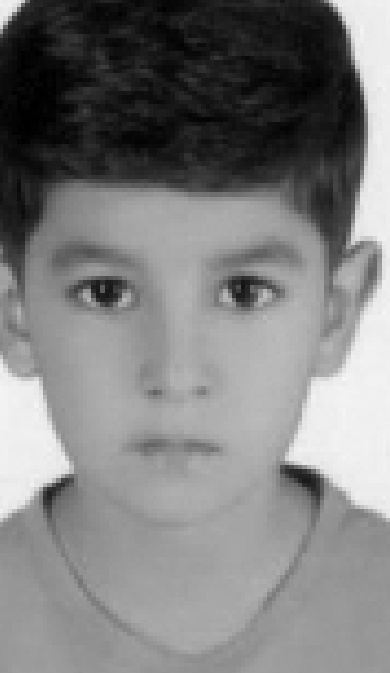
#> input picture Campaigns/minab/splitted_photos/2ezZa_Habashia_38.jpg, 390 x 673 px; its folder holds only this picture in this run
$ python generate_final_v1.py
#> lines starting #> are read from the running program, lines starting #| are printed output that depends on the picture
#!/usr/bin/env python3
"""
Final Video V2 — Polished grid video + Suno vocals + beat mix.

Creates the final 1080x1080 MP4:
1. 3×3 grid with children's faces + names overlaid
2. Suno vocal track as primary audio
3. Our synthesized beat mixed underneath at low volume for depth
4. Karaoke lyrics (synced to actual Suno track), beat pulse effects
"""

import math
import re
import subprocess
from pathlib import Path
from PIL import Image, ImageDraw, ImageFont, ImageFilter

# --- Configuration ---
VIDEO_SIZE = (1080, 1080)
FPS = 30
BPM = 85
BEAT_DURATION = 60.0 / BPM

# Duration matches the Suno track
TOTAL_DURATION = 197.2
TOTAL_FRAMES = int(TOTAL_DURATION * FPS)

PHOTO_DIR = Path(__file__).parent / "splitted_photos"
VOCAL_FILE = Path(__file__).parent / "music" / "100 Faces of Peace — Rap Lyrics.mp3"
BEAT_FILE = Path(__file__).parent / "music" / "100_faces_beat.wav"
OUTPUT_DIR = Path(__file__).parent / "music"

FONT_BOLD = "/System/Library/Fonts/Supplemental/Arial Bold.ttf"
FONT_REGULAR = "/System/Library/Fonts/Helvetica.ttc"

BG_COLOR = (8, 8, 16)
GOLD = (232, 190, 92)
GOLD_DIM = (180, 148, 72)
WHITE = (255, 255, 255)
DIM = (130, 130, 145)
LYRIC_BG = (8, 8, 16)

# Grid layout
GRID_COLS = 3
GRID_ROWS = 3
GRID_GAP = 4
GRID_PADDING = 16
TOP_AREA = 70
BOTTOM_AREA = 130

# Face change interval (in beats) — every 4 beats (1 bar)
CHANGE_INTERVAL_BEATS = 4
CHANGE_INTERVAL_SEC = CHANGE_INTERVAL_BEATS * BEAT_DURATION

# --- Lyrics sync (corrected from RMS audio analysis of Suno track) ---
# Structure: intro(0-11), buildup(11-22), verse1(22-44), hook1(45-67),
#            verse2(68-88), hook2(90-112), bridge(112-135), final(135-180), fade(180+)
LYRICS_TIMED = [
    # Intro (0-11s — quiet, instrumental only)
    (0.0, ""),
    # Buildup (11-22s — vocals start fading in)
    (11.0, "Look at their eyes, look at their face"),
    (14.5, "A hundred children from a forgotten place"),
    (17.5, "Minab to the world, we carry their voice"),
    (20.0, "Peace ain't a privilege — it's a right, not a choice"),
    # Verse 1 (22-44s — LOUD section)
    (22.0, ""),
    (23.0, "Zahra wants a pencil, Parsa wants a book"),
    (25.8, "Amirali dreams of a future — take a look"),
    (28.5, "Asma paints in colors that the world won't see"),
    (31.0, "Sobhan's in a classroom where he can't be free"),
    (34.0, "A hundred names, a hundred faces on the wall"),
    (36.5, "Every single one of them too young to fall"),
    (39.0, "Reza, Makan, Sina — do you hear them call?"),
    (41.5, "From Minab to the world, we speak for them all"),
    # Hook 1 (45-67s)
    (44.0, ""),
    (45.5, "🔊 Dub dub dub — DISH — can you hear the beat?"),
    (48.5, "A hundred hearts are marching down the street"),
    (51.0, "🔊 Dub dub dub — DISH — every face you see"),
    (54.0, "Is a child who's asking: Won't you fight for me?"),
    (56.5, "🔊 Dub dub dub — DISH — can you hear the beat?"),
    (59.5, "A hundred hearts are marching down the street"),
    (62.0, "🔊 Dub dub dub — DISH — every face you see"),
    (65.0, "Is a child who's asking: Won't you fight for me?"),
    # Verse 2 (68-88s)
    (67.5, ""),
    (68.5, "Sanctions hit the hospitals, the schools, the bread"),
    (71.5, "Politicians sleeping while the children aren't fed"),
    (74.5, "She was gonna be a doctor, he was gonna fly"),
    (77.5, "But the world looked away and nobody asked why"),
    (80.0, "Every face a statistic, every name erased"),
    (83.0, "Every dream is broken, every hope displaced"),
    (85.5, "But we don't scroll past — nah, we stop and stare"),
    (87.5, "'Cause a hundred children need to know we care"),
    # Hook 2 (90-112s)
    (89.0, ""),
    (90.5, "🔊 Dub dub dub — DISH — can you hear the beat?"),
    (93.5, "A hundred hearts are marching down the street"),
    (96.0, "🔊 Dub dub dub — DISH — every face you see"),
    (99.0, "Is a child who's asking: Won't you fight for me?"),
    (101.5, "🔊 Dub dub dub — DISH — can you hear the beat?"),
    (104.5, "A hundred hearts are marching down the street"),
    (107.0, "🔊 Dub dub dub — DISH — every face you see"),
    (109.5, "Is a child who's asking: Won't you fight for me?"),
    # Bridge (112-135s — quieter section)
    (112.0, ""),
    (115.0, "One share is a ripple, a hundred is a wave"),
    (121.0, "One voice in the silence might be all it takes to save"),
    (127.0, "Look 'em in the eyes — they're watching you"),
    (132.0, "What are you gonna do?"),
    # Final Section (135-180s — big finish)
    (135.0, ""),
    (137.0, "A hundred faces... a hundred dreams..."),
    (143.0, "People for Peace — that's what it means"),
    (149.0, "Minab to the world, we won't be ignored"),
    (155.0, "Every. Child. Deserves. More."),
    (161.0, ""),
    (163.0, "🔊 Dub dub dub — DISH — can you hear the beat?"),
    (166.0, "A hundred hearts are marching down the street"),
    (169.0, "🔊 Dub dub dub — DISH — every face you see"),
    (172.0, "Is a child who's asking: Won't you fight for me?"),
    (175.0, "Every. Child. Deserves. More."),
    # Fade out (180+)
    (180.0, ""),
    (183.0, "#100FacesOfPeace  ·  People for Peace"),
    (192.0, ""),
]


def extract_name(filename: str) -> str | None:
    """Extract a human-readable name from a photo filename."""
    stem = filename.rsplit(".", 1)[0]
    if re.match(r"^child_\d+$", stem):
        return None
    # Remove trailing number
    stem_clean = re.sub(r"_\d+$", "", stem)
    parts = stem_clean.split("_")
    clean = [p for p in parts if re.match(r"^[a-zA-Z]{2,}$", p)]
    if clean:
        return " ".join(w.capitalize() for w in clean)
    return None


def load_photos(photo_dir: Path) -> tuple[list[Image.Image], list[str | None]]:
    """Load all child photos as cell-sized thumbnails + extract names."""
    photo_paths = sorted(
        [p for p in photo_dir.iterdir() if p.suffix.lower() in (".jpg", ".jpeg", ".png")],
        key=lambda p: p.name,
    )

    cell_w = (VIDEO_SIZE[0] - 2 * GRID_PADDING - (GRID_COLS - 1) * GRID_GAP) // GRID_COLS
    cell_h = (
        VIDEO_SIZE[1] - TOP_AREA - BOTTOM_AREA - 2 * GRID_PADDING - (GRID_ROWS - 1) * GRID_GAP
    ) // GRID_ROWS

    photos = []
    names = []
    for pp in photo_paths:
        try:
            img = Image.open(pp).convert("RGB")
#> img is the input picture: PIL image 390x673 RGB; min 0, max 248, mean 126.7
            img_ratio = img.width / img.height
#> img_ratio = 0.579
            cell_ratio = cell_w / cell_h
            if img_ratio > cell_ratio:
                new_w = int(img.height * cell_ratio)
                left = (img.width - new_w) // 2
                img = img.crop((left, 0, left + new_w, img.height))
            else:
                new_h = int(img.width / cell_ratio)
#> new_h = 315
                img = img.crop((0, 0, img.width, new_h))
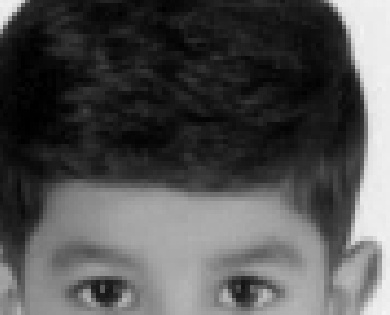
#> img: PIL image 390x315 RGB; min 0, max 247, mean 81.3
            img = img.resize((cell_w, cell_h), Image.LANCZOS)
#> img: PIL image 346x280 RGB
            photos.append(img)
            names.append(extract_name(pp.name))
        except Exception:
            pass

    return photos, names


# [226 lines left out: functions get_current_lyric, create_frame, not called in this run]


def main() -> None:
    """Generate the final V1 video."""
    OUTPUT_DIR.mkdir(exist_ok=True)

    print("🎬 Building Final Video V1...")
    print(f"   Duration: {TOTAL_DURATION:.1f}s ({TOTAL_DURATION / 60:.1f} min)")
    print(f"   Frames: {TOTAL_FRAMES}")
    print(f"   Resolution: {VIDEO_SIZE[0]}×{VIDEO_SIZE[1]}")
    print()

    print("Loading photos...")
    photos, names = load_photos(PHOTO_DIR)
#> photos = 1 item; names = ['Habashia']
    print(f"  Loaded {len(photos)} photos ({sum(1 for n in names if n)} with names)")
#|   Loaded 1 photos (1 with names)

    # Calculate cell dimensions
    cell_w = (VIDEO_SIZE[0] - 2 * GRID_PADDING - (GRID_COLS - 1) * GRID_GAP) // GRID_COLS
    cell_h = (
        VIDEO_SIZE[1] - TOP_AREA - BOTTOM_AREA - 2 * GRID_PADDING - (GRID_ROWS - 1) * GRID_GAP
    ) // GRID_ROWS

    # --- Step 1: Mix audio ---
    print("\nStep 1: Mixing audio tracks...")
    mixed_audio = OUTPUT_DIR / "_mixed_temp.wav"

    # Mix: Suno vocals (full volume) + our beat (15% volume for subtle depth)
    mix_cmd = [
        "ffmpeg", "-y",
        "-i", str(VOCAL_FILE),
        "-i", str(BEAT_FILE),
        "-filter_complex",
        "[0:a]volume=1.0,aformat=sample_rates=44100:channel_layouts=stereo[vocals];"
        "[1:a]volume=0.15,aformat=sample_rates=44100:channel_layouts=stereo[beat];"
        "[vocals][beat]amix=inputs=2:duration=first:normalize=0[out]",
        "-map", "[out]",
        "-ac", "2",
        "-ar", "44100",
        str(mixed_audio),
    ]
    result = subprocess.run(mix_cmd, capture_output=True, text=True)
    if result.returncode != 0:
        print(f"  ⚠ Beat mix failed, using vocals only: {result.stderr[-200:]}")
        mixed_audio = VOCAL_FILE
    else:
        print("  ✅ Audio mixed (vocals + subtle beat)")

    # --- Step 2: Generate video frames → pipe to ffmpeg ---
    output_path = OUTPUT_DIR / "100_faces_FINAL_V2.mp4"

    ffmpeg_cmd = [
        "ffmpeg", "-y",
        "-f", "rawvideo",
        "-vcodec", "rawvideo",
        "-s", f"{VIDEO_SIZE[0]}x{VIDEO_SIZE[1]}",
        "-pix_fmt", "rgb24",
        "-r", str(FPS),
        "-i", "-",
        "-i", str(mixed_audio),
        "-c:v", "libx264",
        "-preset", "medium",
        "-crf", "20",  # higher quality for final
        "-c:a", "aac",
        "-b:a", "192k",
        "-shortest",
        "-pix_fmt", "yuv420p",
        "-movflags", "+faststart",  # web-optimized
        str(output_path),
    ]

    print(f"\nStep 2: Encoding video ({TOTAL_FRAMES} frames)...")
    proc = subprocess.Popen(ffmpeg_cmd, stdin=subprocess.PIPE, stderr=subprocess.PIPE)

    for frame_num in range(TOTAL_FRAMES):
        frame_time = frame_num / FPS
        frame = create_frame(photos, names, frame_time, cell_w, cell_h)
        proc.stdin.write(frame.tobytes())

        if (frame_num + 1) % (FPS * 15) == 0:
            elapsed_s = (frame_num + 1) / FPS
            pct = (frame_num + 1) / TOTAL_FRAMES * 100
            print(f"  → {elapsed_s:.0f}s / {TOTAL_DURATION:.0f}s ({pct:.0f}%)")

    proc.stdin.close()
    stderr = proc.communicate()[1]

    # Cleanup temp
    temp_audio = OUTPUT_DIR / "_mixed_temp.wav"
    if temp_audio.exists():
        temp_audio.unlink()

    if proc.returncode != 0:
        print(f"❌ ffmpeg error:\n{stderr.decode()[-500:]}")
    else:
        file_size_mb = output_path.stat().st_size / (1024 * 1024)
        print(f"\n🎉 FINAL VIDEO V2: {output_path}")
        print(f"   Size: {file_size_mb:.1f} MB")
        print(f"   Duration: {TOTAL_DURATION:.1f}s ({TOTAL_DURATION / 60:.1f} min)")
        print(f"   Resolution: {VIDEO_SIZE[0]}×{VIDEO_SIZE[1]}")
        print(f"   Audio: Suno vocals + subtle beat mix")
        print(f"   Names: overlaid on each child's photo")
        print(f"   Lyrics: synced from audio waveform analysis")
        print(f"\n   Ready to upload! 🚀")


if __name__ == "__main__":
    main()
#> (the call stopped at in main, `result = subprocess.run(mix_cmd, capture_output=True, text=True)`: subprocess is not available in this run)

$ run again, on Campaigns/minab/splitted_photos/Asma_Zakeri_41.jpg
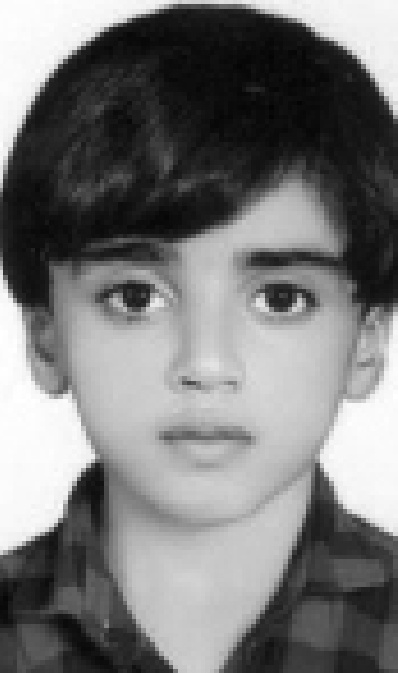
#> input picture Campaigns/minab/splitted_photos/Asma_Zakeri_41.jpg, 398 x 673 px
#> in load_photos, img is the input picture: PIL image 398x673 RGB; min 2, max 255, mean 120.5
#> in load_photos, `img = img.crop((0, 0, img.width, new_h))`:
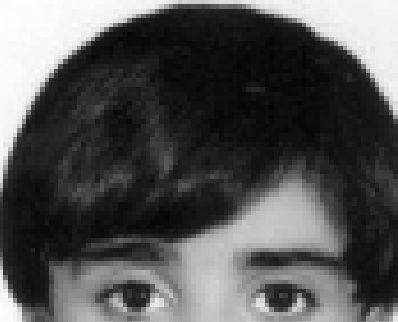
#> img: PIL image 398x322 RGB; min 2, max 255, mean 83
#> photos = 1 item; names = ['Asma Zakeri']
#|   Loaded 1 photos (1 with names)

$ run again, on Campaigns/minab/splitted_photos/Asra_Zakeri_26.jpg
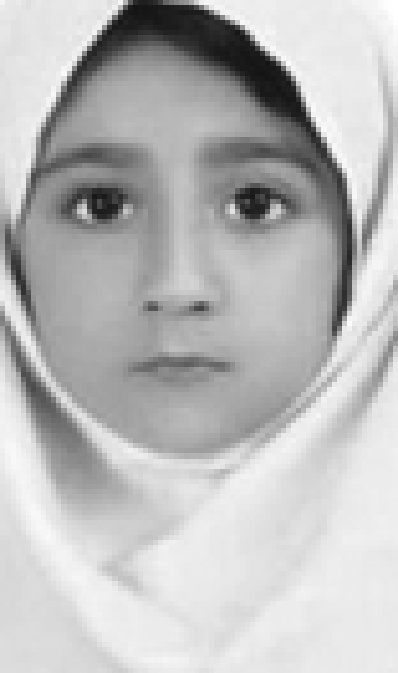
#> input picture Campaigns/minab/splitted_photos/Asra_Zakeri_26.jpg, 398 x 673 px
#> in load_photos, img is the input picture: PIL image 398x673 RGB; min 17, max 255, mean 186.7
#> in load_photos, `img = img.crop((0, 0, img.width, new_h))`:
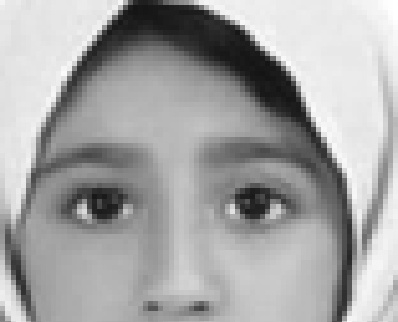
#> img: PIL image 398x322 RGB; min 17, max 255, mean 164.5
#> photos = 1 item; names = ['Asra Zakeri']
#|   Loaded 1 photos (1 with names)

$ run again, on Campaigns/minab/splitted_photos/Alireza_Zareie_59.jpg
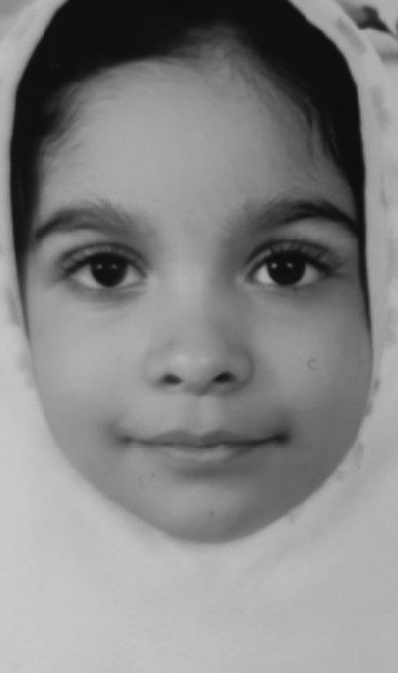
#> input picture Campaigns/minab/splitted_photos/Alireza_Zareie_59.jpg, 398 x 673 px
#> in load_photos, img is the input picture: PIL image 398x673 RGB; min 12, max 204, mean 132.5
#> in load_photos, `img = img.crop((0, 0, img.width, new_h))`:
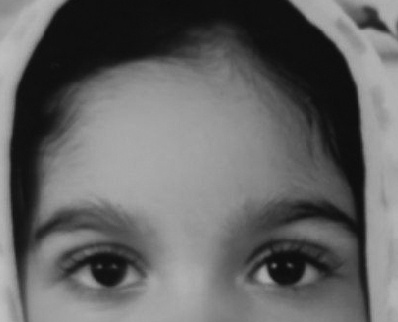
#> img: PIL image 398x322 RGB; min 12, max 191, mean 101.2
#> photos = 1 item; names = ['Alireza Zareie']
#|   Loaded 1 photos (1 with names)
